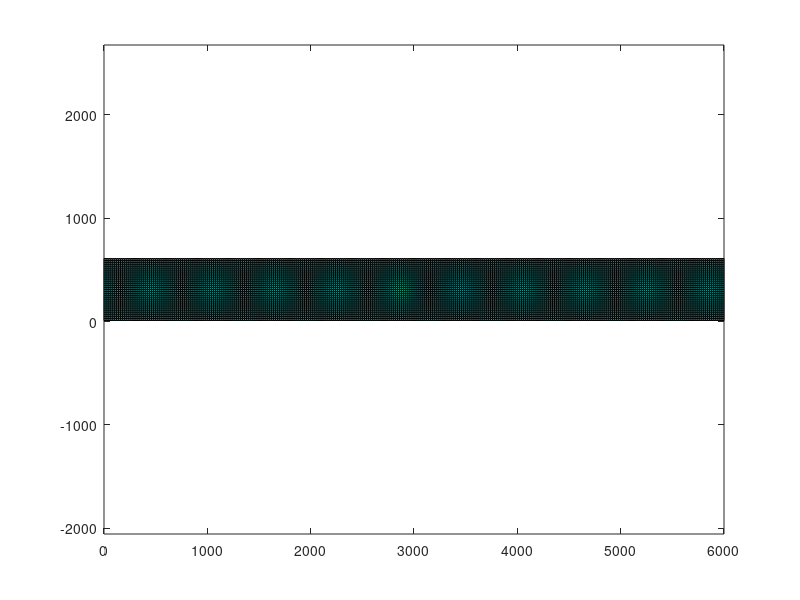

The MATLAB source for this figure: (Note: this script raises an error after producing the figure.)
%  lab03.m
%  Jim Lerczak
%  OC675
%
%  14 April 2022

clear all
more off

NL = 0 ;
T = 400 ;
%  Linear dt's:  4, 0.5, 0.1
dt = 0.25 ;
Nt = round(T/dt) ;
Nt = 2000 ;

U = 3 ;
V = 0 ;

g = 9.81 ;                %  gravity
K = 25 ;                  %  eddy viscosity
%  K = 100 ;                 %  eddy viscosity

%  domain preliminaries:
H = 5 ;
Lx = 6000 ;
Ly = Lx/10 ;
dx = 20 ;
dy = dx ;

hmtn = 0.25 ;
wmtn = 100 ;
x0 = Lx/2 ;
y0 = Ly/2 ;

xu = 0:dx:Lx ;
yu = ((0+dy/2):dy:Ly+dy/2)' ;

xv = (0:dx/2):dx:Lx+dx/2 ;
yv = (0:dy:Ly)' ;

xh = xv ;
yh = yu ;

%  stencils for periodic BCs.
Nu = length(xu) ;
Mu = length(yu) ;
imu = [Nu 1:Nu-1] ;
ipu = [2:Nu 1] ;
jmu = [Mu 1:Mu-1] ;
jpu = [2:Mu 1] ;
Nv = length(xv) ;
Mv = length(yv) ;
imv = [Nv 1:Nv-1] ;
ipv = [2:Nv 1] ;
jmv = [Mv 1:Mv-1] ;
jpv = [2:Mv 1] ;
Nh = length(xh) ;
Mh = length(yh) ;
imh = [Nh 1:Nh-1] ;
iph = [2:Nh 1] ;
jmh = [Mh 1:Mh-1] ;
jph = [2:Mh 1] ;

hsu = hmtn*exp(-0.5*((yu - y0)/wmtn).^2)*exp(-0.5*((xu - x0)/wmtn).^2) ;
hsv = hmtn*exp(-0.5*((yv - y0)/wmtn).^2)*exp(-0.5*((xv - x0)/wmtn).^2) ;
hsh = hmtn*exp(-0.5*((yh - y0)/wmtn).^2)*exp(-0.5*((xh - x0)/wmtn).^2) ;
% hsu = hmtn*ones(size(yu))*exp(-0.5*((xu - x0)/wmtn).^2) ;
% hsv = hmtn*ones(size(yv))*exp(-0.5*((xv - x0)/wmtn).^2) ;
% hsh = hmtn*ones(size(yh))*exp(-0.5*((xh - x0)/wmtn).^2) ;

%  initial conditions
u = zeros(Mu,Nu) ;
up = u ;
v = zeros(Mv,Nv) ;
vp = v ;
h = zeros(Mh,Nh) ;
hp = h ;


figure(1)
clf

tm = 0 ;
nplt = round(1/dt) ;
if nplt < 1
    nplt = 1 ;
end
for nt = 1:Nt ;

    if NL == 0
        uRHS =    -U*(u(:,ipu)-u(:,imu))/(2*dx) ...
               -   V*(u(jpu,:) - u(jmu,:))/(2*dy) ...
               -   g*(h - h(:,imh))/dx ;
               +   K*(u(:,ipu) - 2*u + u(:,imu))/(dx^2) ...
               +   K*(u(jpu,:) - 2*u + u(jmu,:))/(dy^2) ;

        vRHS =    -U*(v(:,ipv)-v(:,imv))/(2*dx) ...
               -   V*(v(jpv,:) - v(jmv,:))/(2*dy) ...
               -   g*(h - h(jmh,:))/dx ;
               +   K*(v(:,ipv) - 2*v + v(:,imv))/(dx^2) ...
               +   K*(v(jpv,:) - 2*v + v(jmv,:))/(dy^2) ;

        hRHS =    -U*((h(:,iph) - hsh(:,iph)) - (h(:,imh) - hsh(:,imh)))/(2*dx) ...
               -   V*((h(jph,:) - hsh(jph,:)) - (h(jmh,:) - hsh(jmh,:)))/(2*dy) ...
               -   H*((u(:,ipu) - u)/dx + (v(jpv,:) - v)/dy) ...
               +   K*(h(:,iph) - 2*h + h(:,imh))/(dx^2) ...
               +   K*(h(jph,:) - 2*h + h(jmh,:))/(dy^2) ;

    else
        disp(['blah']) ;
    end

    tm = tm + dt ;
    up = u + dt*uRHS ;
    vp = v + dt*vRHS ;
    hp = h + dt*hRHS ;

    if mod(nt,nplt)==0
        figure(1)
        clf
        pcolor(xh,yh,h)
        axis('equal')
        caxis([-.02 .02]) ;
        colormap redblue
        shading flat
        axis([0 Lx 0 Ly])
        title(['t = ' num2str(tm) ' s']) ;
        pause(0.001) ;
    end

    u = up ;
    v = vp ;
    h = hp ;

end


return
